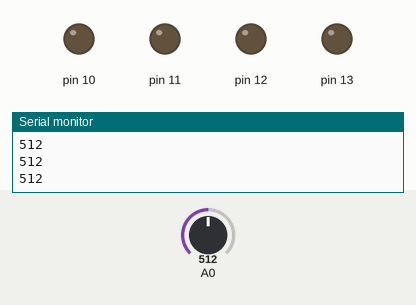
The sketch below on a simulated Arduino Uno, built with avr-gcc and run on an emulated ATmega328P. Shown: output pins drawn as LEDs (lit = HIGH), the last lines printed to the serial monitor. The inputs (shaded band) are chosen by the test bench; at power-on: A0 = 512.

Above: at 1.2 s.
1.3 s: A0 set to 317
2.8 s: A0 set to 293
At 3.8 s:
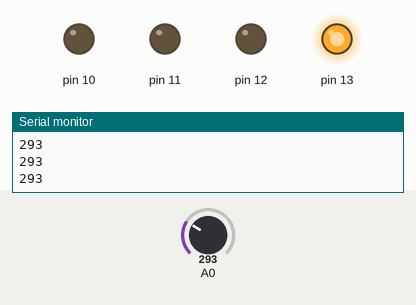
4.4 s: A0 set to 269
5.9 s: A0 set to 238
At 6.5 s:
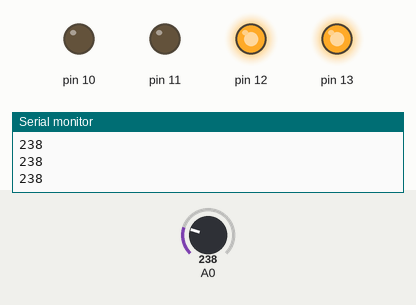
7.5 s: A0 set to 208
9.0 s: A0 set to 192
At 10.4 s:
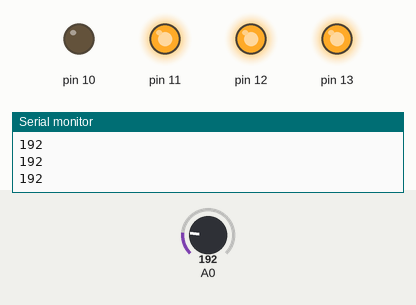
Timing chart, 0 to 11.6 s (numbered marks = the images above; inputs shaded):
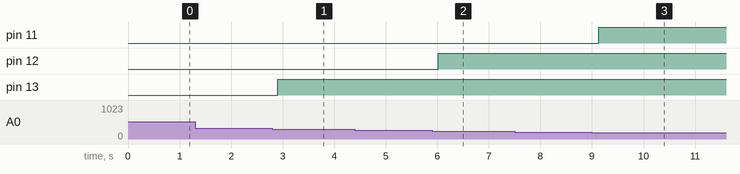

Measured:
- the behaviour switches between 301 and 300 on A0 (found by bisection; images 0 and 1)
- the behaviour switches between 251 and 250 on A0 (found by bisection; images 1 and 2)
- the behaviour switches between 201 and 200 on A0 (found by bisection; images 2 and 3)
- after the input at 2.8 s, pin 13: LOW → HIGH after 0.11 s
- after the input at 5.9 s, pin 12: LOW → HIGH after 0.12 s
- after the input at 9.0 s, pin 11: LOW → HIGH after 0.13 s

The sketch:

smartlight.ino
```cpp
void setup() {
  // put your setup code here, to run once:
  Serial.begin(9600);
  pinMode(13, OUTPUT);
  pinMode(12, OUTPUT);
  pinMode(11, OUTPUT);
  pinMode(10, OUTPUT);
}

void loop() {
  // put your main code here, to run repeatedly:
  int sensorValue = analogRead(A0);
  Serial.println(sensorValue);
  delay(100);
  if (sensorValue <= 300) {
    digitalWrite(13, HIGH);
  }
  else {
    digitalWrite(13, LOW);
  }
  if (sensorValue <= 250) {
    digitalWrite(12, HIGH);
  }
  else {
    digitalWrite(12, LOW);
  }
  if (sensorValue <= 200) {
    digitalWrite(11, HIGH);
  }
  else {
    digitalWrite(11, LOW);
  }
  if (sensorValue <= 150) {
    digitalWrite(10, HIGH);
  }
  else {
    digitalWrite(10, LOW);
  }
}
```
